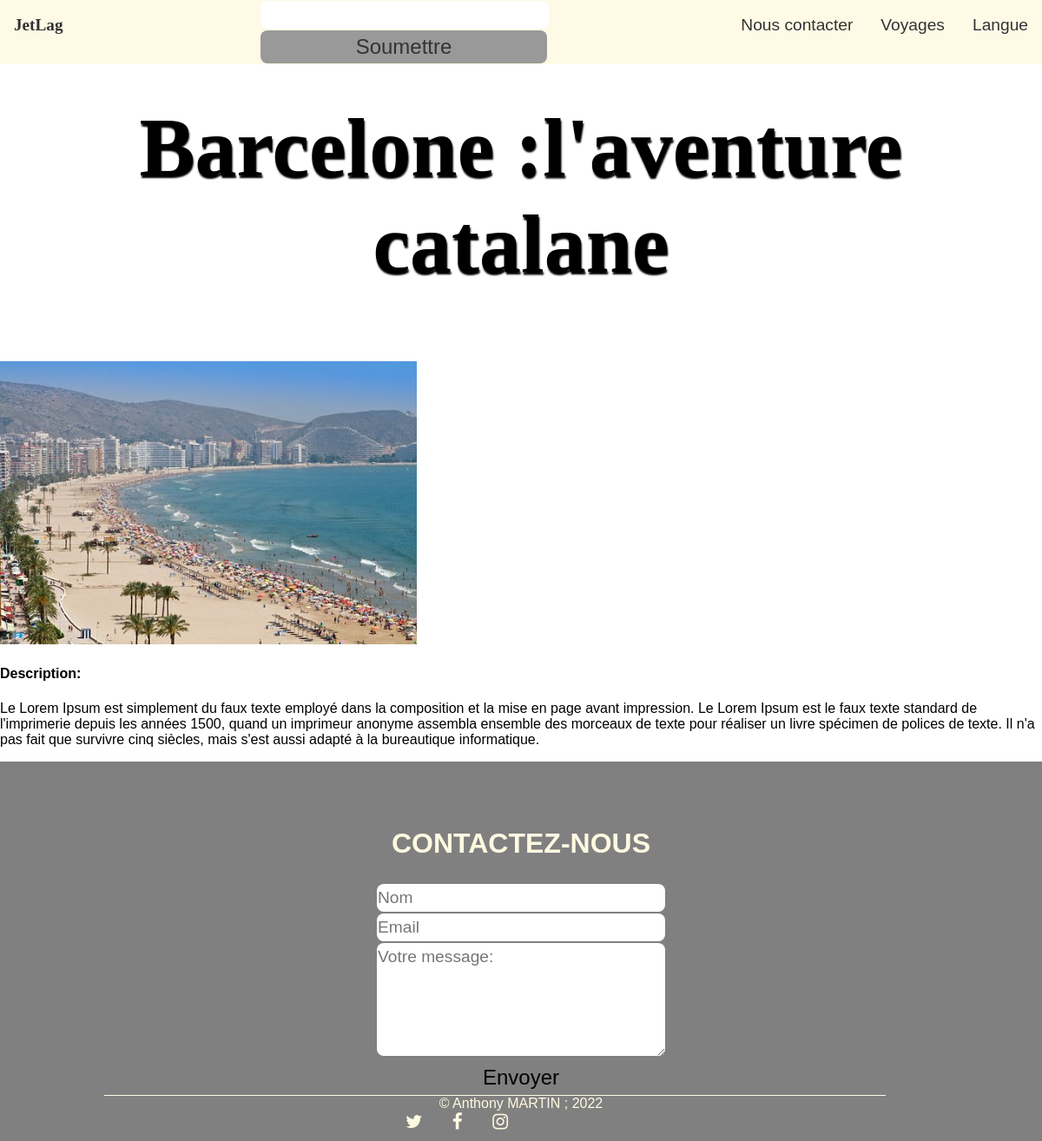
Screenshot of /index.php?profilId=2 with the database file from the repository.
### tables this page shows
CREATE TABLE `voyages` (
  `id` int(11) NOT NULL,
  `titre` varchar(255) NOT NULL,
  `contenu_text` text NOT NULL,
  `uri_image` varchar(255) NOT NULL,
  `id_themes` int(11) DEFAULT NULL,
  `id_destinations` int(11) DEFAULT NULL
);

### template/detailvoyage.php (the view)
<?php
function detailvoyage($voyage){
    ?>
    <section>
        <h1>
            <?php
                echo $voyage[0]["titre"];
            ?>
        </h1>
        <img src="<?php echo "source/".$voyage[0]["uri_image"]; ?>" alt="" width="40%">
        <h4>
            Description:
        </h4>
        <p>
            <?php
                echo $voyage[0]["contenu_text"];
            ?>
        </p>
    </section>
    <?php
}
?>

### index.php (shortened to what this page needs)
<?php
include_once __DIR__ . '/utils/navbar.php';
include_once __DIR__ . '/utils/footer.php';
include_once __DIR__ . '/template/detailvoyage.php';
    $bdd=pdo();
?>
<!DOCTYPE html>
<html lang="en">
<head>
    <link rel="stylesheet" href="JetLag.css">
    <link rel="stylesheet" href="https://cdnjs.cloudflare.com/ajax/libs/font-awesome/4.7.0/css/font-awesome.css">
</head>
<body>
    <header>
        <?php
        navbar();
        ?>
      <?php
      if(!empty($_GET)){
        if(isset($_GET["profilId"])){
            $stm= $bdd->prepare("select * from voyages where id=?");
            $stm->bindValue(1,htmlspecialchars($_GET["profilId"]));
            $stm->execute();
            $voyage=$stm->fetchAll(PDO::FETCH_ASSOC);
            detailvoyage($voyage);
        }
      }else{
        $stm= $bdd->prepare("select * from voyages");
        $stm->execute();
        $voyagesarray=$stm->fetchAll(PDO::FETCH_ASSOC);
        $voyagesrandom=array_rand($voyagesarray,6);
          home($voyagesarray, $voyagesrandom);
      }
      ?>
        <?php
        footer();
        ?>
</body>
</html>

### utils/navbar.php
<?php
function navbar (){
    ?>
     <nav>
            <ul>
                <li id="logo"><a href="#">JetLag</a></li>
                <li> <a href="#langue">Langue</a></li>
                <li> <a href="#voyages">Voyages</a></li>
                <li> <a href="#contact">Nous contacter</a></li>
                <form action="http://localhost/JetLag/index.php?action=recherche" method="POST">
                    <input name="recherche" type="text">
                <button type="submit">
                    Soumettre
                </button>
                </form>
            </ul>
        </nav>
    <?php
}

### utils/footer.php (shortened to what this page needs)
<?php
    function footer(){
        ?>
        <footer>
        <h2 id="contact">Contactez-nous</h2>
        <form>
            <input placeholder="Nom">
            <input placeholder="Email">
            <textarea placeholder="Votre message:"></textarea>
            <button>Envoyer</button>
        </form>
        <div id="deuxiemetrait"></div>
        <div id="copyrighteticons">
            <span> © Anthony MARTIN ; 2022</span>
        </div>
        <div id="icons">
            <a href="http://www.twitter.fr"><i class="fa fa-twitter"></i></a>
            <a href="http://www.facebook.fr"><i class="fa fa-facebook"></i></a>
            <a href="http://www.instagram.com"><i class="fa fa-instagram"></i></a>
        </div>
    </footer>
        <?php
    }

### JetLag.css (style rules this page uses)
html { scroll-behavior:smooth ; }
body { font-family: 'Advent Pro', sans-serif; padding: 0; margin: 0; }
ul { margin: 0; padding: 0; }
li { list-style-type: none }
h2 { text-transform: uppercase; text-align: center; padding-top: 30px; font-size: 2em; }
a { text-decoration: none; color: black; }
nav { overflow: hidden; background-color: #FFFAE1; position: static; width: 100%; opacity: 0.8; }
header li { float: right; font-size: 1.2em; }
header li a { text-decoration: none; display: block; text-align: center; padding: 18px 16px; }
#logo { font-family: 'Dancing Script', cursive; font-weight: bold; float: left; }
h1 { font-family: 'Dancing Script', cursive; text-align: center; color: black; font-size: 6em; margin-top: 40px; text-shadow: 1px 3px 2px black; }
* footer { background-color: gray; color: #FFFAE1; padding: 20px 0 10px 0; text-align: center; }
form { margin: 0 auto; max-width: 600px; }
input, textarea, button { border: none; width: 55%; padding: 5px 1px; margin: 1px 0; font-size: 1.2rem; font-family: 'Advent Pro', sans-serif; border-radius: 8px; }
textarea { height: 120px; }
button { font-size: 1.5em; background-color:gray ; }
#deuxiemetrait { height: 1px; width: 75%; background-color: #FFFAE1; margin: 0 10%; }
#icons { width: 50%; text-align: right; }
#icons a { display: inline-block; padding: 0 15px; font-size: 1.3em; color: #FFFAE1; }

### rows the page displays
voyages: titre "Barcelone :l'aventure catalane", uri_image (picture), contenu_text "Le Lorem Ipsum est simplement du faux texte employé dans la composition et la mise en page avant impression. Le Lorem Ipsum est le faux texte standard de l'imprimerie depuis les années 1500, quand un imprimeur anonyme assembla ensemble des morceaux de texte pour réaliser un livre spécimen de polices de texte. Il n'a pas fait que survivre cinq siècles, mais s'est aussi adapté à la bureautique informatique."
